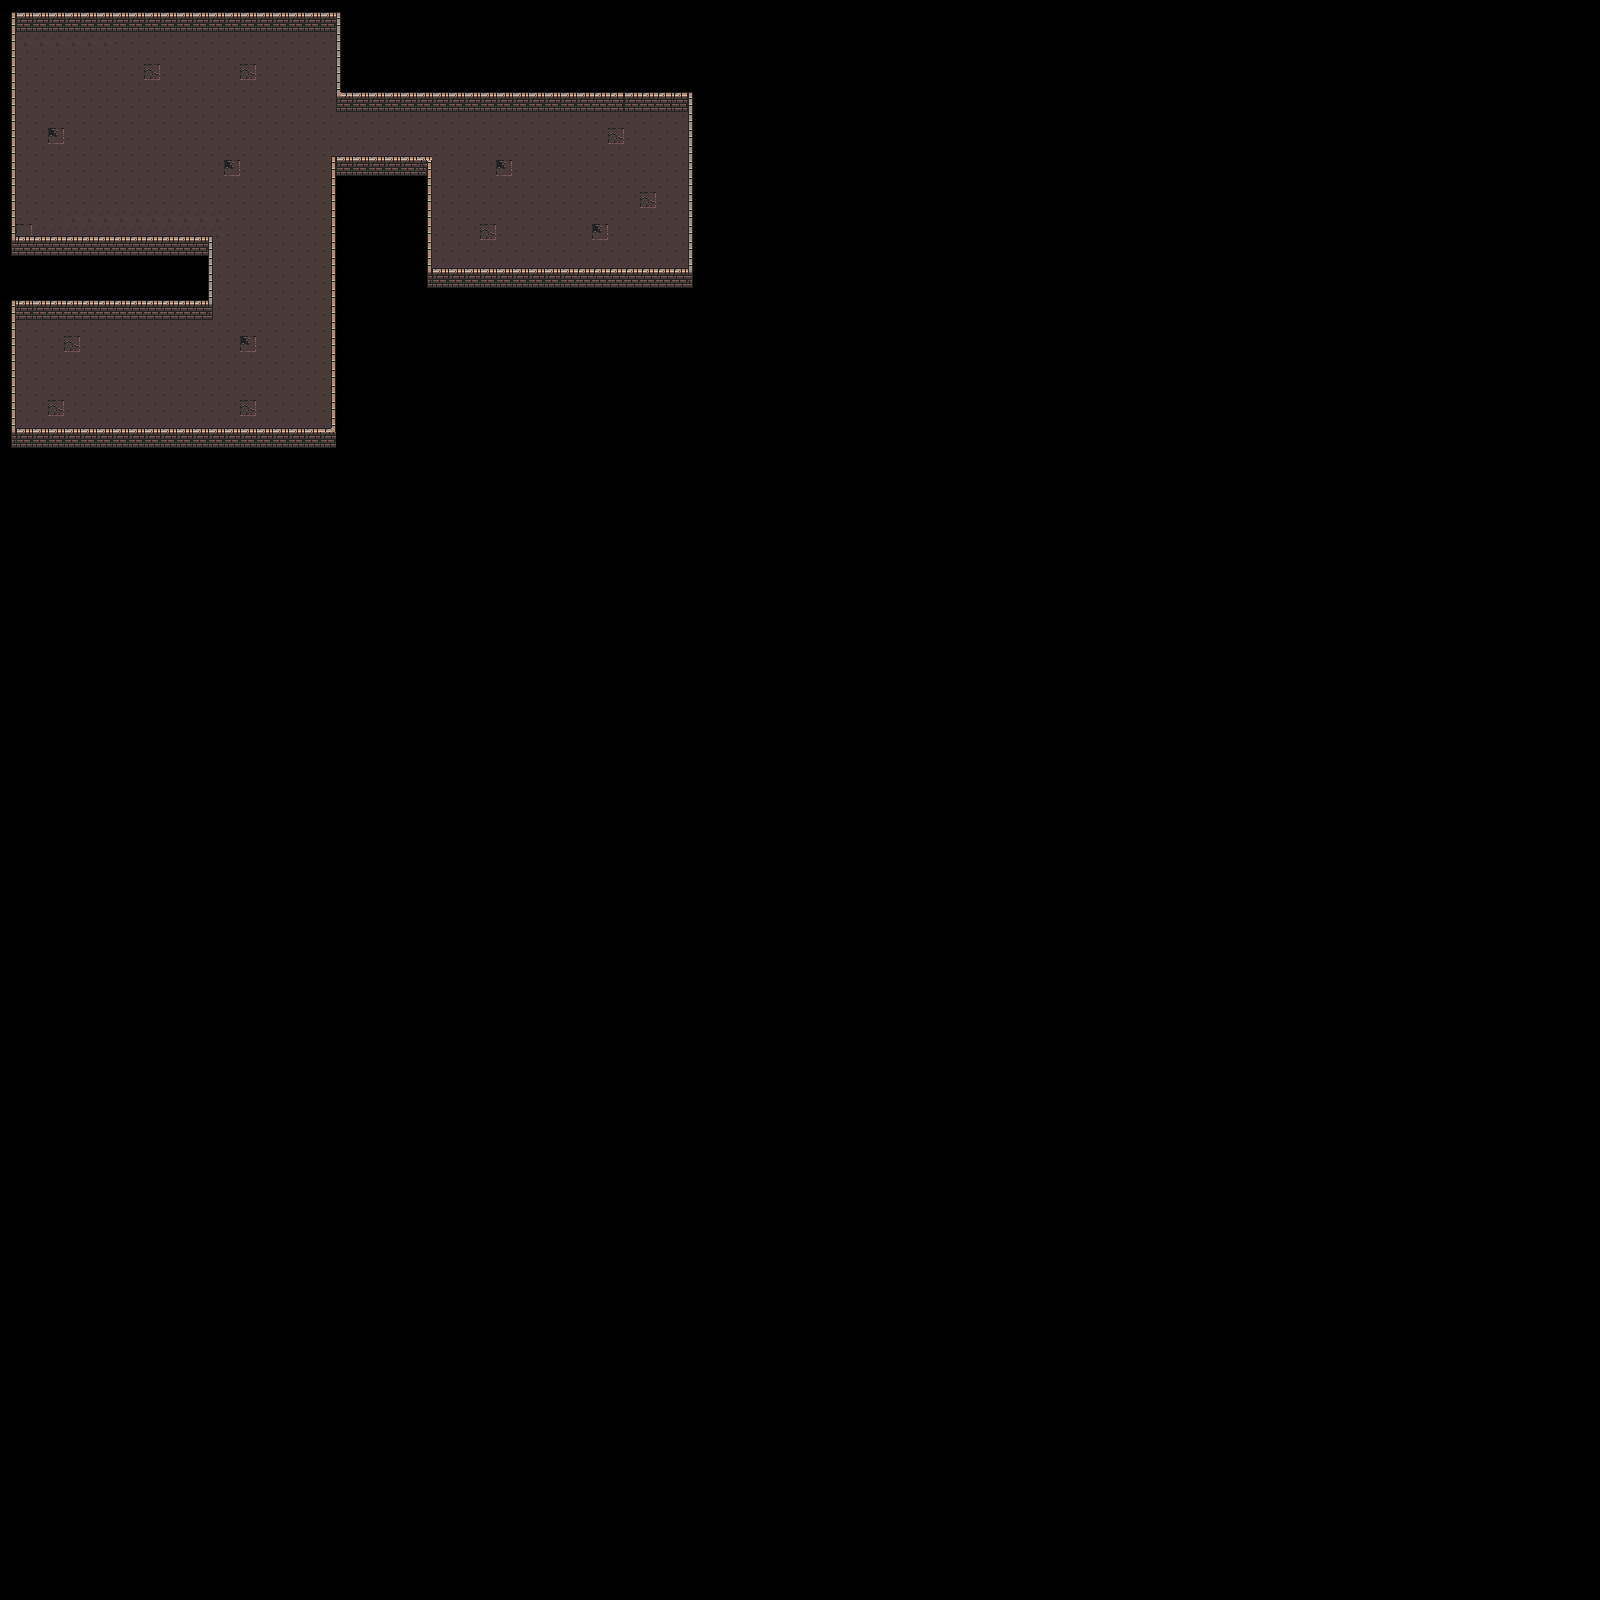

Tiled map render using the project's own tile images. Description and the map definition, with tile-layer contents summarised, below:
An orthogonal 100x100 tile map with 16x16 px tiles, 2 tile layers (Ground, Wall) and 8 objects (lizard).

<map version="1.2" tiledversion="1.2.0" orientation="orthogonal" renderorder="right-down" width="100" height="100" tilewidth="16" tileheight="16" infinite="0" nextlayerid="5" nextobjectid="9">
 <tileset firstgid="1" name="dungeon_tiles" tilewidth="16" tileheight="16" tilecount="160" columns="10">
  <image source="../public/tiles/dungeon_tiles.png" width="160" height="256" />
  <tile id="0">
   <properties>
    <property name="collides" type="bool" value="false" />
   </properties>
  </tile>
  <tile id="1">
   <properties>
    <property name="collides" type="bool" value="false" />
   </properties>
  </tile>
  <tile id="2">
   <properties>
    <property name="collides" type="bool" value="false" />
   </properties>
  </tile>
  <tile id="3">
   <properties>
    <property name="collides" type="bool" value="false" />
   </properties>
  </tile>
  <tile id="4">
   <properties>
    <property name="collides" type="bool" value="false" />
   </properties>
  </tile>
  <tile id="5">
   <properties>
    <property name="collides" type="bool" value="false" />
   </properties>
  </tile>
  <tile id="6">
   <properties>
    <property name="collides" type="bool" value="false" />
   </properties>
  </tile>
  <tile id="7">
   <properties>
    <property name="collides" type="bool" value="false" />
   </properties>
  </tile>
  <tile id="8">
   <properties>
    <property name="collides" type="bool" value="false" />
   </properties>
  </tile>
  <tile id="9">
   <properties>
    <property name="collides" value="" />
   </properties>
  </tile>
  <tile id="10">
   <properties>
    <property name="collides" type="bool" value="false" />
   </properties>
  </tile>
  <tile id="11">
   <properties>
    <property name="collides" type="bool" value="true" />
   </properties>
  </tile>
  <tile id="12">
   <properties>
    <property name="collides" type="bool" value="true" />
   </properties>
  </tile>
  <tile id="13">
   <properties>
    <property name="collides" type="bool" value="true" />
   </properties>
  </tile>
  <tile id="14">
   <properties>
    <property name="collides" type="bool" value="false" />
   </properties>
  </tile>
  <tile id="15">
   <properties>
    <property name="collides" type="bool" value="false" />
   </properties>
  </tile>
  <tile id="16">
   <properties>
    <property name="collides" type="bool" value="false" />
   </properties>
  </tile>
  <tile id="17">
   <properties>
    <property name="collides" type="bool" value="false" />
   </properties>
  </tile>
  <tile id="18">
   <properties>
    <property name="collides" type="bool" value="false" />
   </properties>
  </tile>
  <tile id="19">
   <properties>
    <property name="collides" value="" />
   </properties>
  </tile>
  <tile id="20">
   <properties>
    <property name="collides" type="bool" value="false" />
   </properties>
  </tile>
  <tile id="21">
   <properties>
    <property name="collides" type="bool" value="false" />
   </properties>
  </tile>
  <tile id="22">
   <properties>
    <property name="collides" type="bool" value="false" />
   </properties>
  </tile>
  <tile id="23">
   <properties>
    <property name="collides" type="bool" value="false" />
   </properties>
  </tile>
  <tile id="24">
   <properties>
    <property name="collides" type="bool" value="false" />
   </properties>
  </tile>
  <tile id="25">
   <properties>
    <property name="collides" type="bool" value="false" />
   </properties>
  </tile>
  <tile id="26">
   <properties>
    <property name="collides" type="bool" value="false" />
   </properties>
  </tile>
  <tile id="27">
   <properties>
    <property name="collides" type="bool" value="false" />
   </properties>
  </tile>
  <tile id="28">
   <properties>
    <property name="collides" type="bool" value="false" />
   </properties>
  </tile>
  <tile id="29">
   <properties>
    <property name="collides" value="" />
   </properties>
  </tile>
  <tile id="30">
   <properties>
    <property name="collides" type="bool" value="false" />
   </properties>
  </tile>
  <tile id="31">
   <properties>
    <property name="collides" type="bool" value="false" />
   </properties>
  </tile>
  <tile id="32">
   <properties>
    <property name="collides" type="bool" value="false" />
   </properties>
  </tile>
  <tile id="33">
   <properties>
    <property name="collides" type="bool" value="false" />
   </properties>
  </tile>
  <tile id="34">
   <properties>
    <property name="collides" type="bool" value="false" />
   </properties>
  </tile>
  <tile id="35">
   <properties>
    <property name="collides" type="bool" value="false" />
   </properties>
  </tile>
  <tile id="36">
   <properties>
    <property name="collides" type="bool" value="false" />
   </properties>
  </tile>
  <tile id="37">
   <properties>
    <property name="collides" type="bool" value="false" />
   </properties>
  </tile>
  <tile id="38">
   <properties>
    <property name="collides" type="bool" value="false" />
   </properties>
  </tile>
  <tile id="39">
   <properties>
    <property name="collides" value="" />
   </properties>
  </tile>
  <tile id="40">
   <properties>
    <property name="collides" type="bool" value="false" />
   </properties>
  </tile>
  <tile id="41">
   <properties>
    <property name="collides" type="bool" value="false" />
   </properties>
  </tile>
  <tile id="42">
   <properties>
    <property name="collides" type="bool" value="false" />
   </properties>
  </tile>
  <tile id="43">
   <properties>
    <property name="collides" type="bool" value="false" />
   </properties>
  </tile>
  <tile id="44">
   <properties>
    <property name="collides" type="bool" value="false" />
   </properties>
  </tile>
  <tile id="45">
   <properties>
    <property name="collides" type="bool" value="false" />
   </properties>
  </tile>
  <tile id="46">
   <properties>
    <property name="collides" type="bool" value="false" />
   </properties>
  </tile>
  <tile id="47">
   <properties>
    <property name="collides" type="bool" value="false" />
   </properties>
  </tile>
  <tile id="48">
   <properties>
    <property name="collides" type="bool" value="false" />
   </properties>
  </tile>
  <tile id="49">
   <properties>
    <property name="collides" value="" />
   </properties>
  </tile>
  <tile id="50">
   <properties>
    <property name="collides" type="bool" value="false" />
   </properties>
  </tile>
  <tile id="51">
   <properties>
    <property name="collides" type="bool" value="false" />
   </properties>
  </tile>
  <tile id="52">
   <properties>
    <property name="collides" type="bool" value="false" />
   </properties>
  </tile>
  <tile id="53">
   <properties>
    <property name="collides" type="bool" value="false" />
   </properties>
  </tile>
  <tile id="54">
   <properties>
    <property name="collides" type="bool" value="false" />
   </properties>
  </tile>
  <tile id="55">
   <properties>
    <property name="collides" type="bool" value="false" />
   </properties>
  </tile>
  <tile id="56">
   <properties>
    <property name="collides" type="bool" value="false" />
   </properties>
  </tile>
  <tile id="57">
   <properties>
    <property name="collides" type="bool" value="false" />
   </properties>
  </tile>
  <tile id="58">
   <properties>
    <property name="collides" type="bool" value="false" />
   </properties>
  </tile>
  <tile id="59">
   <properties>
    <property name="collides" value="" />
   </properties>
  </tile>
  <tile id="60">
   <properties>
    <property name="collides" type="bool" value="false" />
   </properties>
  </tile>
  <tile id="61">
   <properties>
    <property name="collides" type="bool" value="false" />
   </properties>
  </tile>
  <tile id="62">
   <properties>
    <property name="collides" type="bool" value="false" />
   </properties>
  </tile>
  <tile id="63">
   <properties>
    <property name="collides" type="bool" value="false" />
   </properties>
  </tile>
  <tile id="64">
   <properties>
    <property name="collides" type="bool" value="false" />
   </properties>
  </tile>
  <tile id="65">
   <properties>
    <property name="collides" type="bool" value="false" />
   </properties>
  </tile>
  <tile id="66">
   <properties>
    <property name="collides" type="bool" value="false" />
   </properties>
  </tile>
  <tile id="67">
   <properties>
    <property name="collides" type="bool" value="false" />
   </properties>
  </tile>
  <tile id="68">
   <properties>
    <property name="collides" type="bool" value="false" />
   </properties>
  </tile>
  <tile id="69">
   <properties>
    <property name="collides" value="" />
   </properties>
  </tile>
  <tile id="70">
   <properties>
    <property name="collides" type="bool" value="false" />
   </properties>
  </tile>
  <tile id="71">
   <properties>
    <property name="collides" type="bool" value="false" />
   </properties>
  </tile>
  <tile id="72">
   <properties>
    <property name="collides" type="bool" value="false" />
   </properties>
  </tile>
  <tile id="73">
   <properties>
    <property name="collides" type="bool" value="false" />
   </properties>
  </tile>
  <tile id="74">
   <properties>
    <property name="collides" type="bool" value="false" />
   </properties>
  </tile>
  <tile id="75">
   <properties>
    <property name="collides" type="bool" value="false" />
   </properties>
  </tile>
  <tile id="76">
   <properties>
    <property name="collides" type="bool" value="false" />
   </properties>
  </tile>
  <tile id="77">
   <properties>
    <property name="collides" type="bool" value="false" />
   </properties>
  </tile>
  <tile id="78">
   <properties>
    <property name="collides" type="bool" value="false" />
   </properties>
  </tile>
  <tile id="79">
   <properties>
    <property name="collides" value="" />
   </properties>
  </tile>
  <tile id="80">
   <properties>
    <property name="collides" type="bool" value="true" />
   </properties>
  </tile>
  <tile id="81">
   <properties>
    <property name="collides" type="bool" value="true" />
   </properties>
  </tile>
  <tile id="82">
   <properties>
    <property name="collides" type="bool" value="true" />
   </properties>
  </tile>
  <tile id="83">
   <properties>
    <property name="collides" type="bool" value="true" />
   </properties>
  </tile>
  <tile id="84">
   <properties>
    <property name="collides" type="bool" value="true" />
   </properties>
  </tile>
  <tile id="85">
   <properties>
    <property name="collides" type="bool" value="true" />
   </properties>
  </tile>
  <tile id="86">
   <properties>
    <property name="collides" type="bool" value="false" />
   </properties>
  </tile>
  <tile id="87">
   <properties>
    <property name="collides" type="bool" value="false" />
   </properties>
  </tile>
  <tile id="88">
   <properties>
    <property name="collides" type="bool" value="false" />
   </properties>
  </tile>
  <tile id="89">
   <properties>
    <property name="collides" value="" />
   </properties>
  </tile>
  <tile id="90">
   <properties>
    <property name="collides" type="bool" value="true" />
   </properties>
  </tile>
  <tile id="91">
   <properties>
    <property name="collides" type="bool" value="true" />
   </properties>
  </tile>
  <tile id="92">
   <properties>
    <property name="collides" type="bool" value="false" />
   </properties>
  </tile>
  <tile id="93">
   <properties>
    <property name="collides" type="bool" value="false" />
   </properties>
  </tile>
  <tile id="94">
   <properties>
    <property name="collides" type="bool" value="true" />
   </properties>
  </tile>
  <tile id="95">
   <properties>
    <property name="collides" type="bool" value="true" />
   </properties>
  </tile>
  <tile id="96">
   <properties>
    <property name="collides" type="bool" value="false" />
   </properties>
  </tile>
  <tile id="97">
   <properties>
    <property name="collides" type="bool" value="false" />
   </properties>
  </tile>
  <tile id="98">
   <properties>
    <property name="collides" type="bool" value="false" />
   </properties>
  </tile>
  <tile id="99">
   <properties>
    <property name="collides" value="" />
   </properties>
  </tile>
  <tile id="100">
   <properties>
    <property name="collides" type="bool" value="false" />
   </properties>
  </tile>
  <tile id="101">
   <properties>
    <property name="collides" type="bool" value="false" />
   </properties>
  </tile>
  <tile id="102">
   <properties>
    <property name="collides" type="bool" value="true" />
   </properties>
  </tile>
  <tile id="103">
   <properties>
    <property name="collides" type="bool" value="true" />
   </properties>
  </tile>
  <tile id="104">
   <properties>
    <property name="collides" type="bool" value="false" />
   </properties>
  </tile>
  <tile id="105">
   <properties>
    <property name="collides" type="bool" value="false" />
   </properties>
  </tile>
  <tile id="106">
   <properties>
    <property name="collides" type="bool" value="false" />
   </properties>
  </tile>
  <tile id="107">
   <properties>
    <property name="collides" type="bool" value="false" />
   </properties>
  </tile>
  <tile id="108">
   <properties>
    <property name="collides" type="bool" value="false" />
   </properties>
  </tile>
  <tile id="109">
   <properties>
    <property name="collides" value="" />
   </properties>
  </tile>
  <tile id="110">
   <properties>
    <property name="collides" type="bool" value="false" />
   </properties>
  </tile>
  <tile id="111">
   <properties>
    <property name="collides" type="bool" value="false" />
   </properties>
  </tile>
  <tile id="112">
   <properties>
    <property name="collides" type="bool" value="false" />
   </properties>
  </tile>
  <tile id="113">
   <properties>
    <property name="collides" type="bool" value="false" />
   </properties>
  </tile>
  <tile id="114">
   <properties>
    <property name="collides" type="bool" value="false" />
   </properties>
  </tile>
  <tile id="115">
   <properties>
    <property name="collides" type="bool" value="false" />
   </properties>
  </tile>
  <tile id="116">
   <properties>
    <property name="collides" type="bool" value="false" />
   </properties>
  </tile>
  <tile id="117">
   <properties>
    <property name="collides" type="bool" value="false" />
   </properties>
  </tile>
  <tile id="118">
   <properties>
    <property name="collides" type="bool" value="false" />
   </properties>
  </tile>
  <tile id="119">
   <properties>
    <property name="collides" value="" />
   </properties>
  </tile>
  <tile id="120">
   <properties>
    <property name="collides" type="bool" value="false" />
   </properties>
  </tile>
  <tile id="121">
   <properties>
    <property name="collides" type="bool" value="false" />
   </properties>
  </tile>
  <tile id="122">
   <properties>
    <property name="collides" type="bool" value="false" />
   </properties>
  </tile>
  <tile id="123">
   <properties>
    <property name="collides" type="bool" value="false" />
   </properties>
  </tile>
  <tile id="124">
   <properties>
    <property name="collides" type="bool" value="false" />
   </properties>
  </tile>
  <tile id="125">
   <properties>
    <property name="collides" type="bool" value="false" />
   </properties>
  </tile>
  <tile id="126">
   <properties>
    <property name="collides" type="bool" value="false" />
   </properties>
  </tile>
  <tile id="127">
   <properties>
    <property name="collides" type="bool" value="false" />
   </properties>
  </tile>
  <tile id="128">
   <properties>
    <property name="collides" type="bool" value="false" />
   </properties>
  </tile>
  <tile id="129">
   <properties>
    <property name="collides" value="" />
   </properties>
  </tile>
  <tile id="130">
   <properties>
    <property name="collides" type="bool" value="false" />
   </properties>
  </tile>
  <tile id="131">
   <properties>
    <property name="collides" type="bool" value="false" />
   </properties>
  </tile>
  <tile id="132">
   <properties>
    <property name="collides" type="bool" value="false" />
   </properties>
  </tile>
  <tile id="133">
   <properties>
    <property name="collides" type="bool" value="false" />
   </properties>
  </tile>
  <tile id="134">
   <properties>
    <property name="collides" type="bool" value="false" />
   </properties>
  </tile>
  <tile id="135">
   <properties>
    <property name="collides" type="bool" value="false" />
   </properties>
  </tile>
  <tile id="136">
   <properties>
    <property name="collides" type="bool" value="false" />
   </properties>
  </tile>
  <tile id="137">
   <properties>
    <property name="collides" type="bool" value="false" />
   </properties>
  </tile>
  <tile id="138">
   <properties>
    <property name="collides" type="bool" value="false" />
   </properties>
  </tile>
  <tile id="139">
   <properties>
    <property name="collides" value="" />
   </properties>
  </tile>
  <tile id="140">
   <properties>
    <property name="collides" type="bool" value="false" />
   </properties>
  </tile>
  <tile id="141">
   <properties>
    <property name="collides" type="bool" value="false" />
   </properties>
  </tile>
  <tile id="142">
   <properties>
    <property name="collides" type="bool" value="false" />
   </properties>
  </tile>
  <tile id="143">
   <properties>
    <property name="collides" type="bool" value="false" />
   </properties>
  </tile>
  <tile id="144">
   <properties>
    <property name="collides" type="bool" value="false" />
   </properties>
  </tile>
  <tile id="145">
   <properties>
    <property name="collides" type="bool" value="false" />
   </properties>
  </tile>
  <tile id="146">
   <properties>
    <property name="collides" type="bool" value="false" />
   </properties>
  </tile>
  <tile id="147">
   <properties>
    <property name="collides" type="bool" value="false" />
   </properties>
  </tile>
  <tile id="148">
   <properties>
    <property name="collides" type="bool" value="false" />
   </properties>
  </tile>
  <tile id="149">
   <properties>
    <property name="collides" value="" />
   </properties>
  </tile>
  <tile id="150">
   <properties>
    <property name="collides" value="" />
   </properties>
  </tile>
  <tile id="151">
   <properties>
    <property name="collides" value="" />
   </properties>
  </tile>
  <tile id="152">
   <properties>
    <property name="collides" value="" />
   </properties>
  </tile>
  <tile id="153">
   <properties>
    <property name="collides" value="" />
   </properties>
  </tile>
  <tile id="154">
   <properties>
    <property name="collides" value="" />
   </properties>
  </tile>
  <tile id="155">
   <properties>
    <property name="collides" value="" />
   </properties>
  </tile>
  <tile id="156">
   <properties>
    <property name="collides" value="" />
   </properties>
  </tile>
  <tile id="157">
   <properties>
    <property name="collides" value="" />
   </properties>
  </tile>
  <tile id="158">
   <properties>
    <property name="collides" value="" />
   </properties>
  </tile>
  <tile id="159">
   <properties>
    <property name="collides" value="" />
   </properties>
  </tile>
 </tileset>
 <layer id="2" name="Ground" width="100" height="100">
  <data>[10000 cells, 628 non-empty, 5 distinct tile ids]</data>
 </layer>
 <layer id="1" name="Wall" width="100" height="100">
  <data>[10000 cells, 290 non-empty, 15 distinct tile ids]</data>
 </layer>
 <objectgroup id="3" name="Chests">
  <object id="1" gid="59" x="227" y="45" width="16" height="16" />
  <object id="2" gid="59" x="651.5" y="239.5" width="16" height="16" />
  <object id="3" gid="59" x="32.5" y="382" width="16" height="16" />
 </objectgroup>
 <objectgroup id="4" name="Lizards">
  <object id="4" name="lizard1" type="lizard" gid="79" x="194.667" y="149" width="16" height="16" />
  <object id="5" gid="79" x="462.667" y="239.333" width="16" height="16" />
  <object id="6" gid="79" x="173.333" y="384.333" width="16" height="16" />
  </objectgroup>
</map>
<!-- 2 of 8 objects omitted -->
